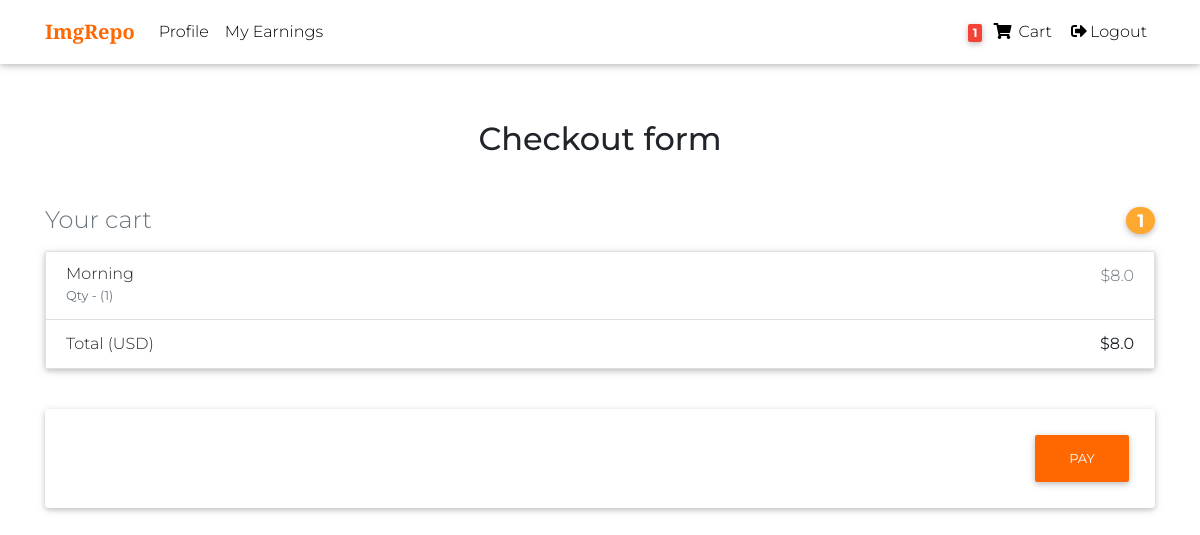
The app's page /checkout/payment/ (signed in) with its own data.
### users/models.py (models this page shows)
class User(AbstractUser):
    seller = models.BooleanField(default=False)
    customer = models.BooleanField(default=True)

### core/models.py (models this page shows, shortened)
class Order(models.Model):
    user = models.ForeignKey(
        settings.AUTH_USER_MODEL, on_delete=models.CASCADE)
    order_id = models.CharField(max_length=120, default='ABC', unique=True)
    items = models.ManyToManyField(OrderItem)
    start_date = models.DateTimeField(auto_now_add=True)
    ordered_date = models.DateTimeField()
    ordered = models.BooleanField(default=False)
    payment = models.ForeignKey(
        'Payment', on_delete=models.SET_NULL, blank=True, null=True)
    def get_total(self):
        total = 0
        for order_item in self.items.all():
            total += order_item.get_final_price()
        return total

class OrderItem(models.Model):
    user = models.ForeignKey(
        settings.AUTH_USER_MODEL, on_delete=models.CASCADE)
    item = models.ForeignKey(Item, on_delete=models.CASCADE)
    quantity = models.IntegerField(default=1)
    ordered = models.BooleanField(default=False)
    def get_total_discount_item_price(self):
        return self.quantity * self.item.discount_price
    def get_final_price(self):
        if self.item.discount_price:
            return self.get_total_discount_item_price()
        return self.get_total_item_price()

class Item(models.Model):
    user = models.ForeignKey(settings.AUTH_USER_MODEL, on_delete=models.CASCADE)
    name = models.CharField(max_length=150)
    image = models.ImageField(
        upload_to='imgrepo/products/')
    downloadable_file = models.FileField(upload_to='imgrepo/downloadable-files/', help_text='Please upload as a zip file.')
    price = models.FloatField()
    discount_price = models.FloatField(null=True, blank=True)
    category = models.ForeignKey(Category, on_delete=models.PROTECT)
    description = models.CharField(max_length=150)
    dimension = models.CharField(max_length=50, default='1920x1080', help_text='1920x1080, 2400x1600')
    format = models.CharField(max_length=50, default='JPG', help_text='JPG, PNG etc.')
    quantity = models.IntegerField(default=10000000000)
    downloads = models.IntegerField(default=0)
    date_added = models.DateTimeField(auto_now_add=True)
    slug = models.SlugField(
        default='',
        editable=False,
        max_length=120,
    )
    class Meta:
        unique_together = ('name', 'slug')

### core/views.py (the view)
# urls.py: path('checkout/payment/', PaymentView.as_view(), name="payment"),
class PaymentView(LoginRequiredMixin, View):
    def get(self, *args, **kwargs):
        if 'price' in self.request.GET and 'slug' in self.request.GET:
            total = self.request.GET['price']
            slug = self.request.GET['slug']
            item = get_object_or_404(Item, slug=slug)
            order_item, created = OrderItem.objects.get_or_create(
                item=item,
                user=self.request.user,
                ordered=False
                )
            try:
                order_qs = Order.objects.filter(user=self.request.user, ordered=False)
                if order_qs.exists():
                    order = order_qs[0]
                    if order.items.filter(item__slug=item.slug).exists():
                        pass
                    else:
                        order_item.quantity = 1
                        order.items.add(order_item)
                        order.save()
                else:
                    ordered_date = timezone.now()
                    order = Order.objects.create(
                        user=self.request.user,
                        ordered_date=ordered_date,
                        order_id=id_generator()
                        )
                    order_item.quantity = 1
                    order_item.save()
                    order.items.add(order_item)
                    total = order.get_total()
            except ObjectDoesNotExist:
                messages.info(self.request, f'Your cart is empty.')
                return redirect('/')
        else:
            try:
                order = Order.objects.get(
                    user = self.request.user,
                    ordered = False
                )
                total = order.get_total()
            except ObjectDoesNotExist:
                messages.info(self.request, f'Your cart is empty.')
                return redirect('/')
        publicKey = settings.PAYSTACK_PUBLIC_KEY
        try:
            if self.request.method == 'GET':
                reference = self.request.GET['reference']
                verify_payment = Transaction.verify(reference=reference)
                print(verify_payment)
                if verify_payment['status'] == True:
                    payment = Payment()
                    payment.paystack_transaction_id = reference
                    payment.user = self.request.user
                    payment.amount = order.get_total()
                    payment.save()
                    order.ordered = True
                    order.payment = payment
                    order.save()
                    for order_item in order.items.all():
                        if order_item.item.quantity:
                            order_item.item.quantity -= order_item.quantity
                            order_item.item.downloads += order_item.quantity
                            if order_item.item.quantity > 0:
                                order_item.item.save()
                            else:
                                order_item.item.quantity = 0
                                order_item.item.save()
                    contexts = {
                        'email':order.user.email,
                        'name':order.user.first_name.capitalize,
                        'order_id':order.order_id,
                        'items':order.items.all(),
                        'date':order.ordered_date.date(),
                        'total':total,
                        'payment':order.payment.amount,
                        'timestamp':order.payment.timestamp
                    }
                    subject = 'ImgRepo: Your file is ready for download!'
                    body = render_to_string('emails/customer_order.html', contexts)
                    plain_body = strip_tags(body)
                    send_mail(
                        subject,
                        plain_body,
                        'rasholayemi@gmail.com',
                        [order.user.email],
                        html_message=body
                        )
                    var = {
                        'email':order.user.email,
                        'name':order.user.first_name.capitalize,
                        'order_id':order.order_id,
                        'items':order.items.all(),
                        'date':order.ordered_date.date(),
                        'total':total,
                        'payment':order.payment.amount,
                        'timestamp':order.payment.timestamp,
                        'payment_id':order.payment.paystack_transaction_id
                    }
                    topic = 'ImgRepo: New order has been placed successfully!'
                    message = render_to_string('emails/admin_order.html', var)
                    plain_message = strip_tags(message)
                    send_mail(
                        topic,
                        plain_message,
                        'rasholayemi@gmail.com',
                        ['rasholayemi@gmail.com'],
                        html_message=message
                        )
                    self.request.session['order_id'] = order.id
                    messages.success(self.request, f'Your order has been successfully placed.')
                    print('SUCCESS!!!!!!!!!!!!!!!')
                    return redirect('core:thanks')
                else:
                    messages.error(self.request, f'Something went wrong. You were not charged. Please try again.')
        except:
            pass
        context = {
            'order':order,
            'total':total,
            'publicKey':publicKey,
            'email':self.request.user.email
        }
        return render(self.request, 'core/payment.html', context)

### core/templatetags/cart_template_tags.py (called while the page is built)
@register.filter
def cart_item_count(user):
    if user.is_authenticated:
        qs = Order.objects.filter(user=user, ordered=False)
        if qs.exists():
            return qs[0].items.count()
    return 0

### templates/core/payment.html (shortened to what this page needs)
{% extends 'core/base.html' %}
{% block content %}
{% load crispy_forms_tags %}
  <main class="mt-5 pt-4">
    <div class="container wow fadeIn">
      <h2 class="my-5 h2 text-center">Checkout form</h2>
      <div class="row">
        <div class="col-md-12 mb-4">
            <h4 class="d-flex justify-content-between align-items-center mb-3">
              <span class="text-muted">Your cart</span>
              <span class="badge badge-secondary badge-pill">{{ order.items.count }}</span>
            </h4>
            <ul class="list-group mb-3 z-depth-1">
              {% for order_item in order.items.all %}
              <li class="list-group-item d-flex justify-content-between lh-condensed">
                <div>
                  <h6 class="my-0">{{order_item.item.name}}</h6>
                  <small class="text-muted">Qty - ({{order_item.quantity}})</small>
                </div>
                <span class="text-muted">${{order_item.get_final_price}}</span>
              </li>
              {% endfor %}
              <li class="list-group-item d-flex justify-content-between">
                <span>Total (USD)</span>
                <strong>${{total}}</strong>
              </li>
            </ul>
          </div>
        <div class="col-md-12 mb-4">
            <div class="card">
              <form class="card-body">
                  <button type="button" class="btn btn-primary float-right" onclick="MakePayment()">Pay</button>
              </form>
            </div>
          </div>
      </div>
    </div>
  </main>
{% endblock content %}

### templates/core/base.html (shortened to what this page needs)
{% load static %}
{% load cart_template_tags %}
<!DOCTYPE html>
<html lang="en">
<head>
  <link rel="stylesheet" href="https://use.fontawesome.com/releases/v5.11.2/css/all.css">
  <link href=" {% static 'css/bootstrap.min.css' %} " rel="stylesheet">
  <link href=" {% static 'css/mdb.min.css' %} " rel="stylesheet">
  <link href=" {% static 'css/style.min.css' %} " rel="stylesheet">
</head>
<body>
  {% block auth %}
  <nav class="navbar fixed-top navbar-expand-lg navbar-light white scrolling-navbar">
    <div class="container">
      <a class="navbar-brand waves-effect" href="/">
        <strong class="blue-text" style="font-family: 'Libre Baskerville', serif; font-weight: 700;">ImgRepo</strong>
      </a>
      <div class="collapse navbar-collapse" id="navbarSupportedContent">
        <ul class="navbar-nav mr-auto">
          {% if user.seller %}
          <li class="nav-item
          {% block pro %} {% endblock pro %}">
            <a class="nav-link waves-effect" href="{% url 'users:profile' %}">Profile
            </a>
          </li>
          <li class="nav-item
          {% block earn %} {% endblock earn %}">
            <a class="nav-link waves-effect" href="{% url 'users:earnings' %}">My Earnings</a>
          </li>
          {% endif %}
        </ul>
        <ul class="navbar-nav nav-flex-icons">
          {% if request.user.is_authenticated %}
          <li class="nav-item">
            <a class="nav-link waves-effect" href="{% url 'core:order-summary' %}">
              <span class="badge red z-depth-1 mr-1">  {{ request.user|cart_item_count }} </span>
              <i class="fas fa-shopping-cart"></i>
              <span class="clearfix d-none d-sm-inline-block"> Cart </span>
            </a>
          </li>
          <li class="nav-item">
            <a class="nav-link waves-effect" href="{% url 'account_logout' %}">
              <i class="fas fa-sign-out-alt"></i>Logout
            </a>
          </li>
          {% endif %}
        </ul>
      </div>
    </div>
  </nav>
    {% block content %}{% endblock content %}
{% endblock auth %}
</body>
</html>

### templates/core/base.html (style rules this page uses)
html, body, header, .carousel { height: 60vh; }

### records on screen
User: user|cart_item_count "1"
Order: items.count "1"
OrderItem: item.name "Morning", quantity "1", get_final_price "8.0"

### other values on screen
{{ total }} "8.0"
